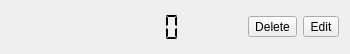
<?xml version="1.0" encoding="UTF-8"?>
<ui version="4.0">
 <class>SensorEntry</class>
 <widget class="QWidget" name="SensorEntry">
  <property name="geometry">
   <rect>
    <x>0</x>
    <y>0</y>
    <width>350</width>
    <height>54</height>
   </rect>
  </property>
  <layout class="QHBoxLayout" name="horizontalLayout">
   <item>
    <widget class="QLabel" name="labelIcon">
     <property name="sizePolicy">
      <sizepolicy hsizetype="Fixed" vsizetype="Fixed">
       <horstretch>0</horstretch>
       <verstretch>0</verstretch>
      </sizepolicy>
     </property>
     <property name="minimumSize">
      <size>
       <width>28</width>
       <height>28</height>
      </size>
     </property>
     <property name="maximumSize">
      <size>
       <width>28</width>
       <height>28</height>
      </size>
     </property>
     <property name="pixmap">
      <pixmap resource="resources.qrc">:/icon/sensor</pixmap>
     </property>
     <property name="scaledContents">
      <bool>true</bool>
     </property>
    </widget>
   </item>
   <item>
    <widget class="QLabel" name="Name">
     <property name="scaledContents">
      <bool>true</bool>
     </property>
    </widget>
   </item>
   <item>
    <widget class="QLCDNumber" name="Value">
     <property name="sizePolicy">
      <sizepolicy hsizetype="Fixed" vsizetype="Fixed">
       <horstretch>0</horstretch>
       <verstretch>0</verstretch>
      </sizepolicy>
     </property>
     <property name="minimumSize">
      <size>
       <width>120</width>
       <height>30</height>
      </size>
     </property>
     <property name="frameShape">
      <enum>QFrame::NoFrame</enum>
     </property>
     <property name="digitCount">
      <number>5</number>
     </property>
     <property name="segmentStyle">
      <enum>QLCDNumber::Flat</enum>
     </property>
    </widget>
   </item>
   <item>
    <widget class="QLabel" name="Unit">
     <property name="font">
      <font>
       <pointsize>20</pointsize>
      </font>
     </property>
    </widget>
   </item>
   <item>
    <widget class="QToolButton" name="deleteButton">
     <property name="text">
      <string>Delete</string>
     </property>
     <property name="icon">
      <iconset theme="list-remove">
       <normaloff/>
      </iconset>
     </property>
    </widget>
   </item>
   <item>
    <widget class="QToolButton" name="settingsButton">
     <property name="text">
      <string>Edit</string>
     </property>
     <property name="icon">
      <iconset theme="preferences-system">
       <normaloff/>
      </iconset>
     </property>
    </widget>
   </item>
  </layout>
 </widget>
 <resources>
  <include location="resources.qrc"/>
 </resources>
 <connections>
  <connection>
   <sender>deleteButton</sender>
   <signal>clicked()</signal>
   <receiver>SensorEntry</receiver>
   <slot>DeleteButtonClicked()</slot>
   <hints>
    <hint type="sourcelabel">
     <x>295</x>
     <y>19</y>
    </hint>
    <hint type="destinationlabel">
     <x>279</x>
     <y>53</y>
    </hint>
   </hints>
  </connection>
  <connection>
   <sender>settingsButton</sender>
   <signal>clicked()</signal>
   <receiver>SensorEntry</receiver>
   <slot>SettingsButtonClicked()</slot>
   <hints>
    <hint type="sourcelabel">
     <x>316</x>
     <y>27</y>
    </hint>
    <hint type="destinationlabel">
     <x>279</x>
     <y>53</y>
    </hint>
   </hints>
  </connection>
  <connection>
   <sender>Name</sender>
   <signal>windowTitleChanged(QString)</signal>
   <receiver>SensorEntry</receiver>
   <slot>setWindowTitle(QString)</slot>
   <hints>
    <hint type="sourcelabel">
     <x>51</x>
     <y>33</y>
    </hint>
    <hint type="destinationlabel">
     <x>238</x>
     <y>53</y>
    </hint>
   </hints>
  </connection>
 </connections>
 <slots>
  <slot>ActiveCheckClicked(bool)</slot>
  <slot>SettingsButtonClicked()</slot>
  <slot>DeleteButtonClicked()</slot>
 </slots>
</ui>
